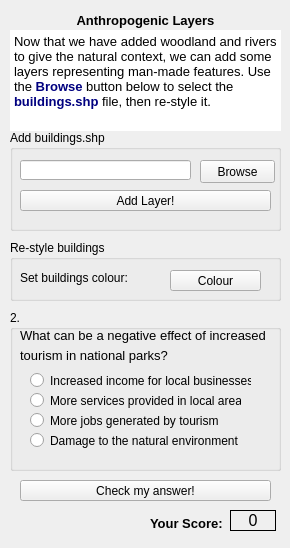
  <widget class="QWizardPage" name="wizardPage4">
   <widget class="QLabel" name="label_9">
    <property name="geometry">
     <rect>
      <x>70</x>
      <y>10</y>
      <width>151</width>
      <height>21</height>
     </rect>
    </property>
    <property name="font">
     <font>
      <pointsize>10</pointsize>
      <weight>75</weight>
      <bold>true</bold>
     </font>
    </property>
    <property name="text">
     <string>Anthropogenic Layers</string>
    </property>
    <property name="alignment">
     <set>Qt::AlignCenter</set>
    </property>
   </widget>
   <widget class="QTextBrowser" name="textBrowser_5">
    <property name="geometry">
     <rect>
      <x>10</x>
      <y>30</y>
      <width>271</width>
      <height>101</height>
     </rect>
    </property>
    <property name="frameShape">
     <enum>QFrame::NoFrame</enum>
    </property>
    <property name="frameShadow">
     <enum>QFrame::Plain</enum>
    </property>
    <property name="html">
     <string>&lt;!DOCTYPE HTML PUBLIC &quot;-//W3C//DTD HTML 4.0//EN&quot; &quot;http://www.w3.org/TR/REC-html40/strict.dtd&quot;&gt;
&lt;html&gt;&lt;head&gt;&lt;meta name=&quot;qrichtext&quot; content=&quot;1&quot; /&gt;&lt;style type=&quot;text/css&quot;&gt;
p, li { white-space: pre-wrap; }
&lt;/style&gt;&lt;/head&gt;&lt;body style=&quot; font-family:'MS Shell Dlg 2'; font-size:8.25pt; font-weight:400; font-style:normal;&quot;&gt;
&lt;p style=&quot; margin-top:0px; margin-bottom:0px; margin-left:0px; margin-right:0px; -qt-block-indent:0; text-indent:0px;&quot;&gt;&lt;span style=&quot; font-size:10pt;&quot;&gt;Now that we have added woodland and rivers to give the natural context, we can add some layers representing man-made features. Use the&lt;/span&gt;&lt;span style=&quot; font-size:10pt; font-weight:600; color:#00007f;&quot;&gt; Browse&lt;/span&gt;&lt;span style=&quot; font-size:10pt;&quot;&gt; button below to select the&lt;/span&gt;&lt;span style=&quot; font-size:10pt; font-weight:600; color:#00007f;&quot;&gt; buildings.shp&lt;/span&gt;&lt;span style=&quot; font-size:10pt;&quot;&gt; file, then re-style it.&lt;/span&gt;&lt;/p&gt;&lt;/body&gt;&lt;/html&gt;</string>
    </property>
   </widget>
   <widget class="QGroupBox" name="groupBox_5">
    <property name="geometry">
     <rect>
      <x>10</x>
      <y>130</y>
      <width>271</width>
      <height>101</height>
     </rect>
    </property>
    <property name="title">
     <string>Add buildings.shp</string>
    </property>
    <widget class="QLineEdit" name="urbanLineEdit">
     <property name="geometry">
      <rect>
       <x>10</x>
       <y>30</y>
       <width>171</width>
       <height>20</height>
      </rect>
     </property>
    </widget>
    <widget class="QPushButton" name="AddUrbanLayer">
     <property name="geometry">
      <rect>
       <x>10</x>
       <y>60</y>
       <width>251</width>
       <height>21</height>
      </rect>
     </property>
     <property name="text">
      <string>Add Layer!</string>
     </property>
    </widget>
    <widget class="QPushButton" name="urbanBrowseButton">
     <property name="geometry">
      <rect>
       <x>190</x>
       <y>30</y>
       <width>75</width>
       <height>23</height>
      </rect>
     </property>
     <property name="text">
      <string>Browse</string>
     </property>
    </widget>
   </widget>
   <widget class="QGroupBox" name="groupBox_7">
    <property name="geometry">
     <rect>
      <x>10</x>
      <y>240</y>
      <width>271</width>
      <height>61</height>
     </rect>
    </property>
    <property name="title">
     <string>Re-style buildings</string>
    </property>
    <widget class="QLabel" name="label_33">
     <property name="geometry">
      <rect>
       <x>10</x>
       <y>30</y>
       <width>111</width>
       <height>16</height>
      </rect>
     </property>
     <property name="text">
      <string>Set buildings colour:</string>
     </property>
    </widget>
    <widget class="QPushButton" name="urbanColourButton">
     <property name="geometry">
      <rect>
       <x>160</x>
       <y>30</y>
       <width>91</width>
       <height>21</height>
      </rect>
     </property>
     <property name="text">
      <string>Colour</string>
     </property>
    </widget>
   </widget>
   <widget class="QLabel" name="label_10">
    <property name="geometry">
     <rect>
      <x>150</x>
      <y>508</y>
      <width>81</width>
      <height>31</height>
     </rect>
    </property>
    <property name="font">
     <font>
      <pointsize>10</pointsize>
      <weight>75</weight>
      <bold>true</bold>
     </font>
    </property>
    <property name="text">
     <string>Your Score:</string>
    </property>
   </widget>
   <widget class="QLabel" name="Score_label_3">
    <property name="geometry">
     <rect>
      <x>230</x>
      <y>510</y>
      <width>46</width>
      <height>21</height>
     </rect>
    </property>
    <property name="font">
     <font>
      <pointsize>12</pointsize>
     </font>
    </property>
    <property name="frameShape">
     <enum>QFrame::Panel</enum>
    </property>
    <property name="text">
     <string>0</string>
    </property>
    <property name="alignment">
     <set>Qt::AlignCenter</set>
    </property>
   </widget>
   <widget class="QGroupBox" name="groupBox_8">
    <property name="geometry">
     <rect>
      <x>10</x>
      <y>310</y>
      <width>271</width>
      <height>161</height>
     </rect>
    </property>
    <property name="title">
     <string>2.</string>
    </property>
    <widget class="QRadioButton" name="jobs">
     <property name="geometry">
      <rect>
       <x>20</x>
       <y>100</y>
       <width>201</width>
       <height>21</height>
      </rect>
     </property>
     <property name="text">
      <string>More jobs generated by tourism</string>
     </property>
    </widget>
    <widget class="QRadioButton" name="services">
     <property name="geometry">
      <rect>
       <x>20</x>
       <y>80</y>
       <width>211</width>
       <height>21</height>
      </rect>
     </property>
     <property name="text">
      <string>More services provided in local areas</string>
     </property>
    </widget>
    <widget class="QRadioButton" name="environment">
     <property name="geometry">
      <rect>
       <x>20</x>
       <y>120</y>
       <width>231</width>
       <height>21</height>
      </rect>
     </property>
     <property name="text">
      <string>Damage to the natural environment</string>
     </property>
    </widget>
    <widget class="QLabel" name="label_19">
     <property name="geometry">
      <rect>
       <x>10</x>
       <y>10</y>
       <width>261</width>
       <height>31</height>
      </rect>
     </property>
     <property name="font">
      <font>
       <pointsize>10</pointsize>
      </font>
     </property>
     <property name="text">
      <string>What can be a negative effect of increased</string>
     </property>
    </widget>
    <widget class="QRadioButton" name="income">
     <property name="geometry">
      <rect>
       <x>20</x>
       <y>60</y>
       <width>221</width>
       <height>21</height>
      </rect>
     </property>
     <property name="text">
      <string>Increased income for local businesses</string>
     </property>
    </widget>
    <widget class="QLabel" name="label_24">
     <property name="geometry">
      <rect>
       <x>10</x>
       <y>30</y>
       <width>261</width>
       <height>31</height>
      </rect>
     </property>
     <property name="font">
      <font>
       <pointsize>10</pointsize>
      </font>
     </property>
     <property name="text">
      <string>tourism in national parks?</string>
     </property>
    </widget>
   </widget>
   <widget class="QPushButton" name="checkAnswersNeg">
    <property name="geometry">
     <rect>
      <x>20</x>
      <y>480</y>
      <width>251</width>
      <height>21</height>
     </rect>
    </property>
    <property name="text">
     <string>Check my answer!</string>
    </property>
   </widget>
  </widget>
